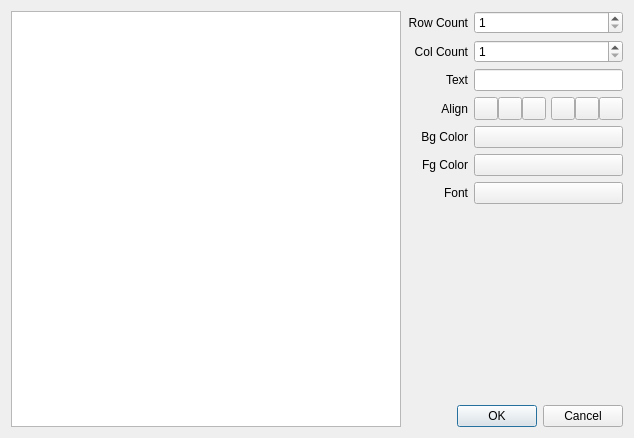
<?xml version="1.0" encoding="UTF-8"?>
<ui version="4.0">
 <class>XPainterTableItemEditor</class>
 <widget class="QDialog" name="XPainterTableItemEditor">
  <property name="geometry">
   <rect>
    <x>0</x>
    <y>0</y>
    <width>634</width>
    <height>438</height>
   </rect>
  </property>
  <property name="windowTitle">
   <string>XPainterTableItemEditor</string>
  </property>
  <layout class="QGridLayout" name="gridLayout_2" columnstretch="1,0">
   <item row="0" column="0">
    <widget class="QTableWidget" name="tableWidget"/>
   </item>
   <item row="0" column="1">
    <layout class="QGridLayout" name="gridLayout">
     <item row="7" column="0">
      <spacer name="verticalSpacer">
       <property name="orientation">
        <enum>Qt::Vertical</enum>
       </property>
       <property name="sizeHint" stdset="0">
        <size>
         <width>20</width>
         <height>40</height>
        </size>
       </property>
      </spacer>
     </item>
     <item row="0" column="0">
      <widget class="QLabel" name="label_2">
       <property name="text">
        <string>Row Count</string>
       </property>
       <property name="alignment">
        <set>Qt::AlignRight|Qt::AlignTrailing|Qt::AlignVCenter</set>
       </property>
      </widget>
     </item>
     <item row="4" column="0">
      <widget class="QLabel" name="label_3">
       <property name="text">
        <string>Bg Color</string>
       </property>
       <property name="alignment">
        <set>Qt::AlignRight|Qt::AlignTrailing|Qt::AlignVCenter</set>
       </property>
      </widget>
     </item>
     <item row="1" column="1">
      <widget class="QSpinBox" name="spinBox_ColCount">
       <property name="minimum">
        <number>1</number>
       </property>
      </widget>
     </item>
     <item row="5" column="1">
      <widget class="QPushButton" name="pushButton_FgColor">
       <property name="text">
        <string/>
       </property>
      </widget>
     </item>
     <item row="4" column="1">
      <widget class="QPushButton" name="pushButton_BgColor">
       <property name="text">
        <string/>
       </property>
      </widget>
     </item>
     <item row="0" column="1">
      <widget class="QSpinBox" name="spinBox_RowCount">
       <property name="minimum">
        <number>1</number>
       </property>
      </widget>
     </item>
     <item row="1" column="0">
      <widget class="QLabel" name="label">
       <property name="text">
        <string>Col Count</string>
       </property>
       <property name="alignment">
        <set>Qt::AlignRight|Qt::AlignTrailing|Qt::AlignVCenter</set>
       </property>
      </widget>
     </item>
     <item row="6" column="1">
      <widget class="QPushButton" name="pushButton_Font">
       <property name="text">
        <string/>
       </property>
      </widget>
     </item>
     <item row="6" column="0">
      <widget class="QLabel" name="label_5">
       <property name="text">
        <string>Font</string>
       </property>
       <property name="alignment">
        <set>Qt::AlignRight|Qt::AlignTrailing|Qt::AlignVCenter</set>
       </property>
      </widget>
     </item>
     <item row="5" column="0">
      <widget class="QLabel" name="label_4">
       <property name="text">
        <string>Fg Color</string>
       </property>
       <property name="alignment">
        <set>Qt::AlignRight|Qt::AlignTrailing|Qt::AlignVCenter</set>
       </property>
      </widget>
     </item>
     <item row="8" column="0" colspan="2">
      <widget class="QDialogButtonBox" name="buttonBox">
       <property name="orientation">
        <enum>Qt::Horizontal</enum>
       </property>
       <property name="standardButtons">
        <set>QDialogButtonBox::Cancel|QDialogButtonBox::Ok</set>
       </property>
       <property name="centerButtons">
        <bool>false</bool>
       </property>
      </widget>
     </item>
     <item row="2" column="0">
      <widget class="QLabel" name="label_6">
       <property name="text">
        <string>Text</string>
       </property>
       <property name="alignment">
        <set>Qt::AlignRight|Qt::AlignTrailing|Qt::AlignVCenter</set>
       </property>
      </widget>
     </item>
     <item row="2" column="1">
      <widget class="QLineEdit" name="lineEdit_Text">
       <property name="sizePolicy">
        <sizepolicy hsizetype="Minimum" vsizetype="Fixed">
         <horstretch>0</horstretch>
         <verstretch>0</verstretch>
        </sizepolicy>
       </property>
      </widget>
     </item>
     <item row="3" column="0">
      <widget class="QLabel" name="label_7">
       <property name="text">
        <string>Align</string>
       </property>
       <property name="alignment">
        <set>Qt::AlignRight|Qt::AlignTrailing|Qt::AlignVCenter</set>
       </property>
      </widget>
     </item>
     <item row="3" column="1">
      <layout class="QHBoxLayout" name="horizontalLayout">
       <property name="spacing">
        <number>0</number>
       </property>
       <item>
        <widget class="QToolButton" name="toolButton_AlignLeft">
         <property name="text">
          <string/>
         </property>
         <property name="checkable">
          <bool>true</bool>
         </property>
         <attribute name="buttonGroup">
          <string notr="true">buttonGroup_Align</string>
         </attribute>
        </widget>
       </item>
       <item>
        <widget class="QToolButton" name="toolButton_AlignHCenter">
         <property name="text">
          <string/>
         </property>
         <property name="checkable">
          <bool>true</bool>
         </property>
         <attribute name="buttonGroup">
          <string notr="true">buttonGroup_Align</string>
         </attribute>
        </widget>
       </item>
       <item>
        <widget class="QToolButton" name="toolButton_AlignRight">
         <property name="text">
          <string/>
         </property>
         <property name="checkable">
          <bool>true</bool>
         </property>
         <attribute name="buttonGroup">
          <string notr="true">buttonGroup_Align</string>
         </attribute>
        </widget>
       </item>
       <item>
        <spacer name="horizontalSpacer">
         <property name="orientation">
          <enum>Qt::Horizontal</enum>
         </property>
         <property name="sizeType">
          <enum>QSizePolicy::Expanding</enum>
         </property>
         <property name="sizeHint" stdset="0">
          <size>
           <width>5</width>
           <height>20</height>
          </size>
         </property>
        </spacer>
       </item>
       <item>
        <widget class="QToolButton" name="toolButton_AlignTop">
         <property name="text">
          <string/>
         </property>
         <property name="checkable">
          <bool>true</bool>
         </property>
         <attribute name="buttonGroup">
          <string notr="true">buttonGroup_Align2</string>
         </attribute>
        </widget>
       </item>
       <item>
        <widget class="QToolButton" name="toolButton_AlignVCenter">
         <property name="text">
          <string/>
         </property>
         <property name="checkable">
          <bool>true</bool>
         </property>
         <attribute name="buttonGroup">
          <string notr="true">buttonGroup_Align2</string>
         </attribute>
        </widget>
       </item>
       <item>
        <widget class="QToolButton" name="toolButton_AlignBottom">
         <property name="text">
          <string/>
         </property>
         <property name="checkable">
          <bool>true</bool>
         </property>
         <attribute name="buttonGroup">
          <string notr="true">buttonGroup_Align2</string>
         </attribute>
        </widget>
       </item>
      </layout>
     </item>
    </layout>
   </item>
  </layout>
 </widget>
 <layoutdefault spacing="6" margin="11"/>
 <resources/>
 <connections>
  <connection>
   <sender>buttonBox</sender>
   <signal>accepted()</signal>
   <receiver>XPainterTableItemEditor</receiver>
   <slot>accept()</slot>
   <hints>
    <hint type="sourcelabel">
     <x>512</x>
     <y>413</y>
    </hint>
    <hint type="destinationlabel">
     <x>523</x>
     <y>354</y>
    </hint>
   </hints>
  </connection>
  <connection>
   <sender>buttonBox</sender>
   <signal>rejected()</signal>
   <receiver>XPainterTableItemEditor</receiver>
   <slot>reject()</slot>
   <hints>
    <hint type="sourcelabel">
     <x>557</x>
     <y>414</y>
    </hint>
    <hint type="destinationlabel">
     <x>590</x>
     <y>384</y>
    </hint>
   </hints>
  </connection>
 </connections>
 <buttongroups>
  <buttongroup name="buttonGroup_Align"/>
  <buttongroup name="buttonGroup_Align2"/>
 </buttongroups>
</ui>
